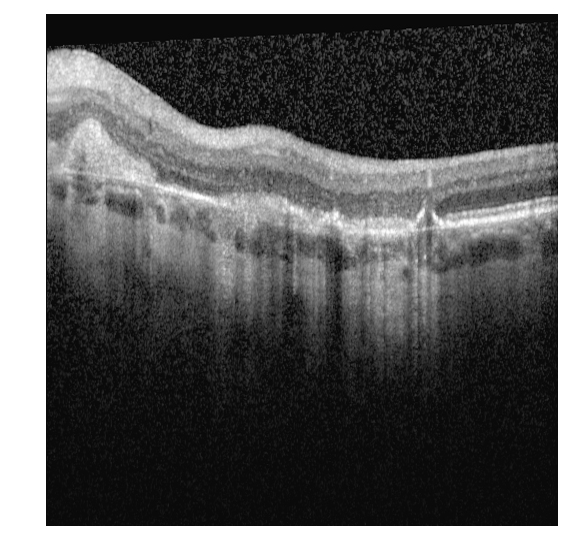
#> input picture assets/NoSRF/input_0_1.png, 569 x 560 px; its folder holds only this picture in this run
$ python -i SRF_Detection.py   (imports and definitions only)   (older library calls are emulated)
#> lines starting #> are read from the running program, lines starting #| are printed output that depends on the picture; after the words box and inside, x2 and y2 are one past the last pixel; in counts of white or black regions, pixels touching at a corner belong together
#> further down, picture is the input picture: shape (560, 569, 3); min 0, max 255, mean 94.4
# -*- coding: utf-8 -*-
"""
Created on Thu May 23 07:35:54 2019

@author: anyam
"""

import glob, os, numpy
import matplotlib.pyplot as plt
from PIL import Image, ImageChops
from skimage import filters
from skimage.color import rgb2gray
from skimage.draw import polygon
from skimage.measure import find_contours
from skimage.filters import threshold_yen, median
from skimage.io import imread
from skimage.feature import blob_doh
from skimage.restoration import (denoise_tv_chambolle, denoise_bilateral,
                                 denoise_wavelet, estimate_sigma)
from skimage.exposure import equalize_adapthist
from skimage import util

def create_bg1_mask(image):
    image_grey = rgb2gray(image)
    image_grey[image_grey >= 0.9] = 0
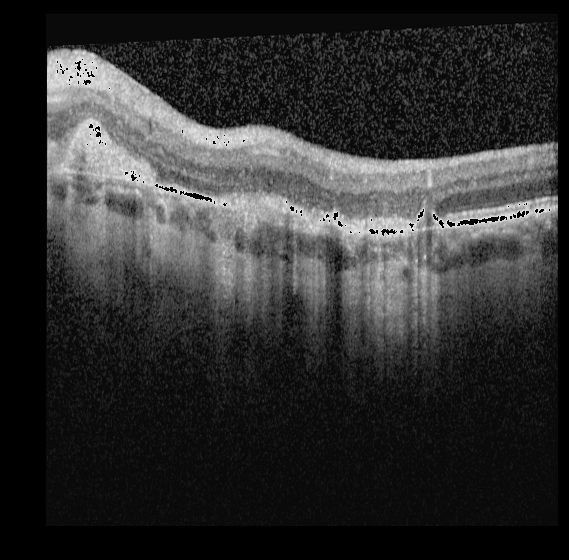
#> image_grey: shape (560, 569) float64; min 0, max 0.898, mean 0.19
    image_grey = equalize_adapthist(image_grey)
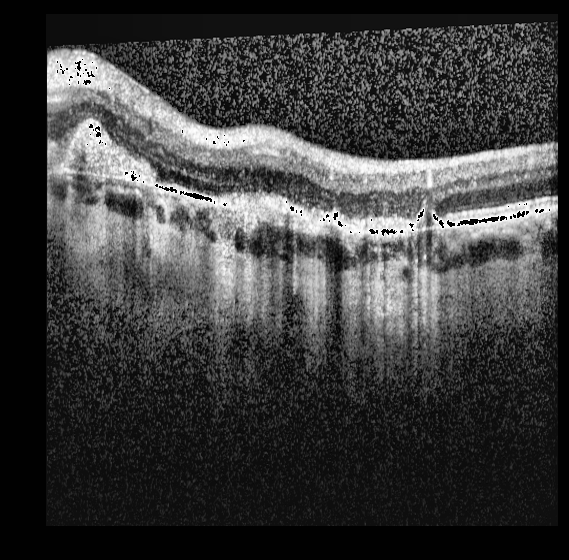
#> image_grey: shape (560, 569) float64; min 0, max 1, mean 0.241
    image_grey = median(image_grey)
    for i in range(1,5):
        image_denoised = denoise_bilateral(image_grey, sigma_spatial=2, multichannel=False)
#> this loop made 4 passes
#> pass 1, in create_bg1_mask, `image_denoised = denoise_bilateral(image_grey, sigma_spatial=2, multic..`:
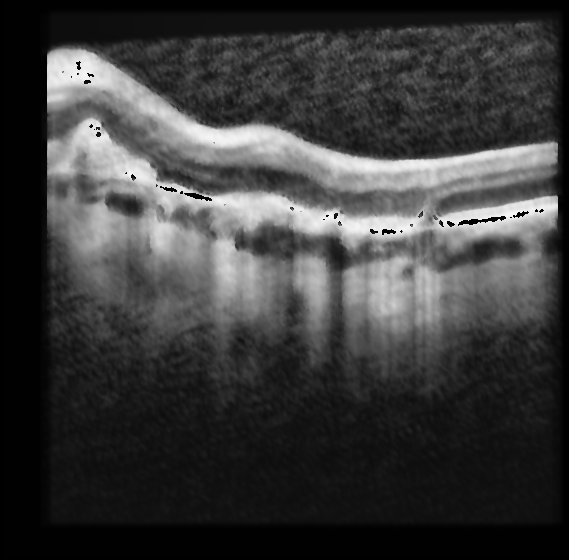
#> image_denoised: shape (560, 569) float64; min 0.000506, max 0.969, mean 0.236
    image_gaussian = filters.gaussian(image_denoised, 8)
    #image_gaussian = image_denoised
    image_gaussian[threshold_yen(image_gaussian) > image_gaussian] = 0
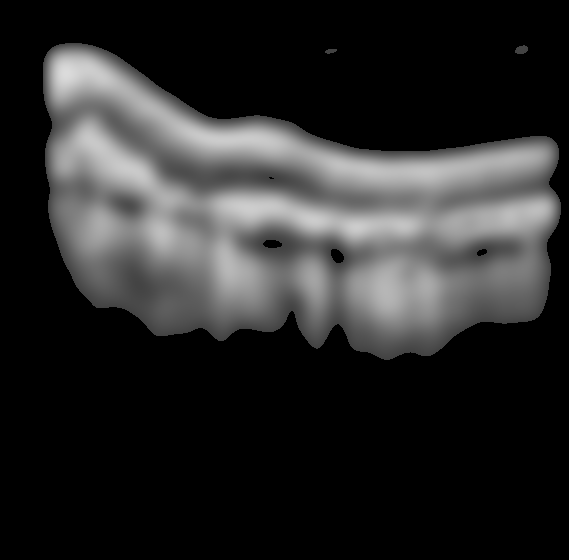
#> image_gaussian: shape (560, 569) float64; min 0, max 0.862, mean 0.169
    outer_masks = find_contours(image_gaussian, 0.01)
#> outer_masks = 7 point arrays, longest 1901 points
    mask = numpy.zeros_like(image_grey)

    for n, contour in enumerate(outer_masks):
        if len(contour) > 1000:
            x, y = polygon(contour[:, 0], contour[:, 1])
            mask[x, y] = 1
#> this loop made 7 passes
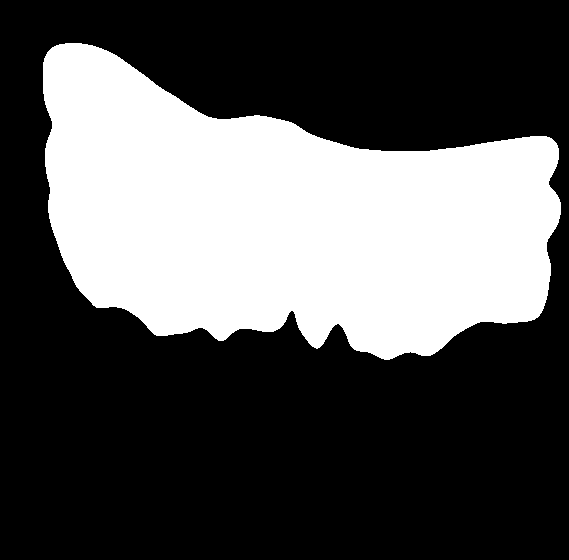
#> mask: shape (560, 569) float64; values 0 (black) and 1 (white), 33.5% white; 1 white region, box (x1, y1, x2, y2) and area: (43, 43, 561, 360) 106843
# [5 lines of commented-out code are left out]

    return mask

def crop_to_mask(image, mask):
    mask_pil = Image.fromarray(mask).convert('L')
    bg = Image.new(mask_pil.mode, mask_pil.size, mask_pil.getpixel((0, 0)))
#> bg: PIL image 569x560 L; every value is 0
    diff = ImageChops.difference(mask_pil, bg)
    bbox = diff.getbbox()
#> bbox = (43, 43, 561, 360)
    image = numpy.copy(image)
    image[mask == 0] = 1
    image_pil = Image.fromarray(image)
    return numpy.array(image_pil.crop(bbox)), bbox


def srf_detector(image):
    if_detected = False
    mask = create_bg1_mask(image)
    image_cropped_1, bbox = crop_to_mask(image, mask)
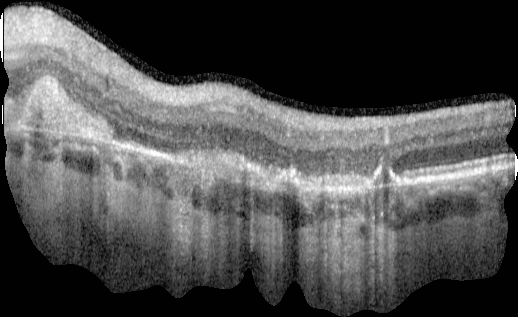
#> image_cropped_1: shape (317, 518, 3); min 0, max 255, mean 77.7
#> bbox = (43, 43, 561, 360)
    image_cropped = rgb2gray(image_cropped_1)
#    image_cropped = median(image_cropped)
#    for i in range(1,1):
#        image_cropped = denoise_bilateral(image_cropped, sigma_spatial=2, multichannel=False)
    image_cropped[image_cropped >= 0.9] = 1
#> image_cropped: shape (317, 518) float64; min 0, max 1, mean 0.305
    x_tot, y_tot = image_cropped.shape[0], image_cropped.shape[1]
#> x_tot = 317; y_tot = 518

    blobs_doh = blob_doh(image_cropped, max_sigma=50, threshold=.0045)
#> blobs_doh = 13 rows, first 8: [122, 1, 1], [1, 164, 44.56], [145, 4, 11.89], [176, 384, 6.44], [0, 83, 17.33], [208, 292, 22.78], [44, 0, 50], [127, 479, 50]

    plt.rcParams['image.cmap'] = 'gray'
    result = 'no SRF detected'
    fig, ax = plt.subplots(1, 1, figsize=(9, 3), sharex=True, sharey=True)
    for blob in blobs_doh:
        ax.set_title('Detected SRF in red')
        ax.imshow(image_cropped, cmap=plt.cm.gray, interpolation='nearest')
        y, x, r = blob
        c = plt.Circle((x, y), r, color='blue', linewidth=2, fill=False)
        ax.add_patch(c)
        p = True
        if (r >1) and (r <20) and (x > 30) and (x < y_tot-30) and (y > 50) and (y < x_tot -50):
            for i in range(-int(r)-3, int(r)+1+3):
                for j in range(-int(r)-3, int(r)+1+3):
                    if (mask[int(y)+bbox[1]+i, int(x)+bbox[0]+j]==0):
                       p = False
            if p:
                c = plt.Circle((x, y), r, color='red', linewidth=2, fill=False)
                ax.add_patch(c)
                result = 'SRF detected'
                if_detected = True
#> this loop made 13 passes
#> (y, x, r) on passes 1 to 12: (122, 1, 1), (1, 164, 44.56), (145, 4, 11.89), (176, 384, 6.44), (0, 83, 17.33), (208, 292, 22.78), (44, 0, 50), (127, 479, 50), (97, 217, 28.22), (164, 399, 11.89), (131, 119, 11.89), (161, 82, 22.78)
    print(result)
#| SRF detected
    plt.show()
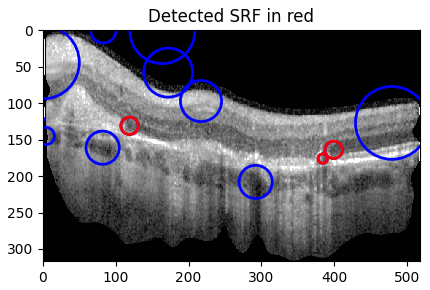
#> figure drawn by matplotlib, 1 panel
    return if_detected

results = numpy.empty(())
#images = glob.glob(os.path.join('./Train-Data/NoSRF', '*.png'))
images = glob.glob(os.path.join('./handout', '*.png'))
results = numpy.empty((len(images), 2), dtype=object)
i=0
# [10 lines not run here, left out]

>>> import cv2
>>> picture = cv2.cvtColor(cv2.imread('../assets/NoSRF/input_0_1.png'), cv2.COLOR_BGR2RGB)
>>> result = srf_detector(picture)
#> result = True

$ run again, on assets/NoSRF/input_10_1.png
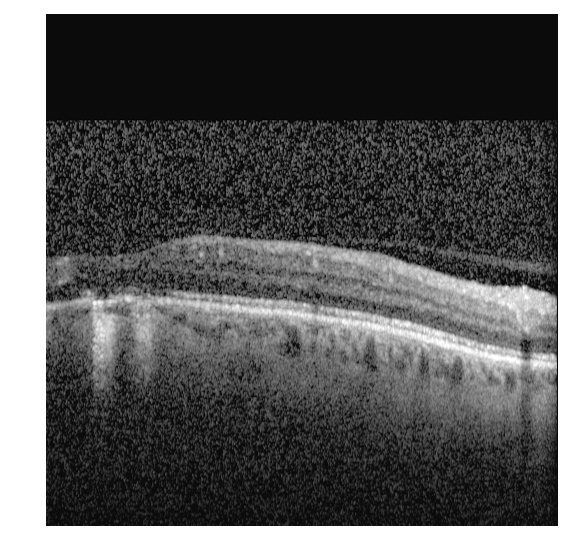
#> input picture assets/NoSRF/input_10_1.png, 569 x 560 px
#> picture is the input picture: shape (560, 569, 3); min 0, max 255, mean 92.9
#> outer_masks = 6 point arrays, longest 2729 points
#> the loop in create_bg1_mask, `for n, contour in enumerate(outer_masks):` made 6 passes
#> after the loop in create_bg1_mask, `for n, contour in enumerate(outer_masks):`:
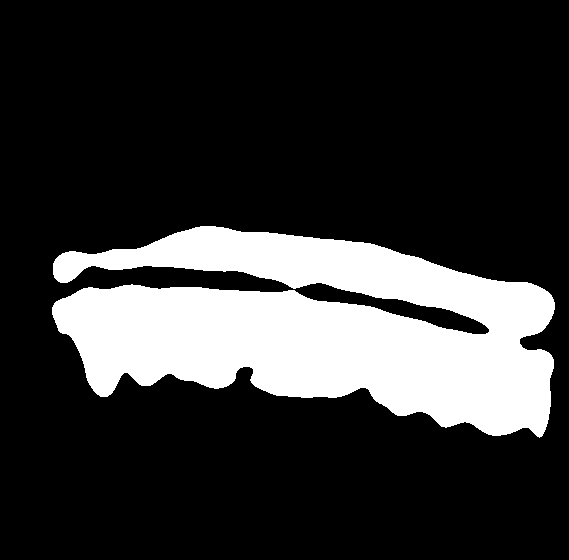
#> mask: shape (560, 569) float64; values 0 (black) and 1 (white), 20.7% white; 1 white region, box (x1, y1, x2, y2) and area: (52, 226, 555, 438) 65880
#> bg: PIL image 569x560 L; every value is 0
#> in crop_to_mask, `bbox = diff.getbbox()`: bbox = (52, 226, 555, 438)
#> blobs_doh = [[79, 476, 28.22], [66, 0, 11.89], [67, 270, 22.78], [108, 65, 50], [39, 0, 17.33], [150, 448, 50], [0, 195, 6.44], [0, 397, 50], [84, 391, 22.78], [76, 359, 1], [72, 345, 1], [73, 350, 1]]
#> the loop in srf_detector, `for blob in blobs_doh:` made 12 passes
#> in srf_detector, `plt.show()`:
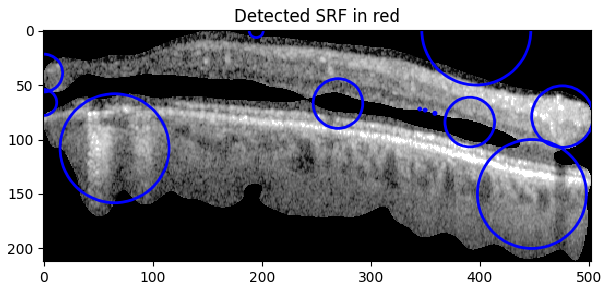
#> figure drawn by matplotlib, 1 panel
#> result = False

$ run again, on assets/NoSRF/input_12_1.png
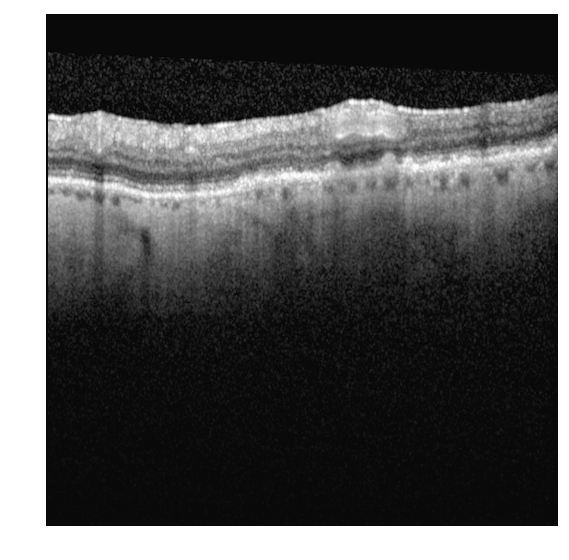
#> input picture assets/NoSRF/input_12_1.png, 569 x 560 px
#> picture is the input picture: shape (560, 569, 3); min 0, max 255, mean 85.7
#> outer_masks = 2 point arrays, longest 1671 points
#> the loop in create_bg1_mask, `for n, contour in enumerate(outer_masks):` made 2 passes
#> after the loop in create_bg1_mask, `for n, contour in enumerate(outer_masks):`:
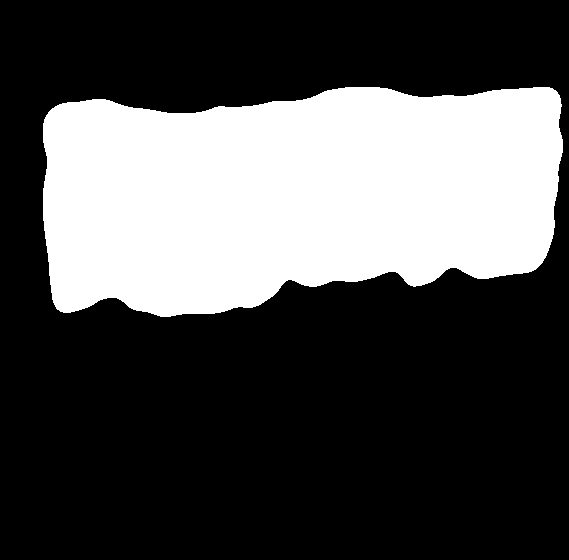
#> mask: shape (560, 569) float64; values 0 (black) and 1 (white), 31% white; 1 white region, box (x1, y1, x2, y2) and area: (43, 87, 563, 317) 98684
#> bg: PIL image 569x560 L; every value is 0
#> in crop_to_mask, `bbox = diff.getbbox()`: bbox = (43, 87, 563, 317)
#> blobs_doh = 20 rows, first 8: [150, 1, 1], [76, 0, 11.89], [103, 5, 6.44], [81, 54, 11.89], [75, 486, 50], [32, 331, 28.22], [3, 13, 22.78], [41, 56, 28.22]
#> the loop in srf_detector, `for blob in blobs_doh:` made 20 passes
#| SRF detected
#> in srf_detector, `plt.show()`:
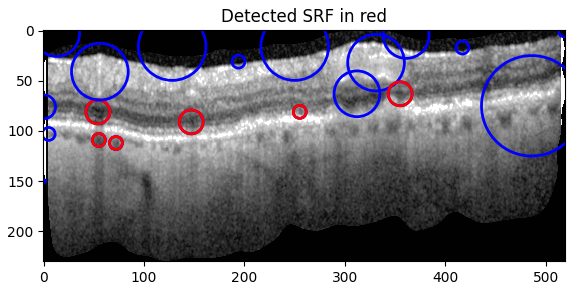
#> figure drawn by matplotlib, 1 panel
#> `result = srf_detector(picture)`: result = True

$ run again, on assets/NoSRF/input_14_1.png
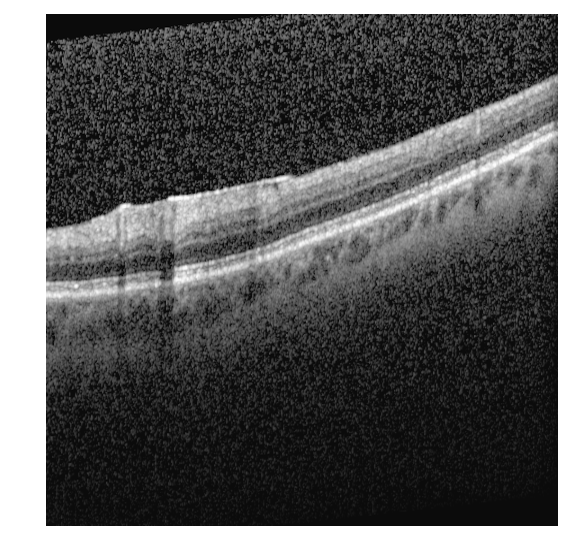
#> input picture assets/NoSRF/input_14_1.png, 569 x 560 px
#> picture is the input picture: shape (560, 569, 3); min 0, max 255, mean 93.9
#> outer_masks = 9 point arrays, longest 2785 points
#> the loop in create_bg1_mask, `for n, contour in enumerate(outer_masks):` made 9 passes
#> mask_pil: PIL image 569x560 L; values 0 (black) and 1 (white), 17% white; 1 white region, box (x1, y1, x2, y2) and area: (48, 79, 555, 335) 54227
#> bg: PIL image 569x560 L; every value is 0
#> in crop_to_mask, `bbox = diff.getbbox()`: bbox = (48, 79, 555, 335)
#> blobs_doh = 19 rows, first 8: [178, 112, 22.78], [203, 140, 28.22], [140, 135, 28.22], [142, 74, 28.22], [99, 0, 50], [93, 346, 1], [158, 185, 33.67], [113, 224, 28.22]
#> the loop in srf_detector, `for blob in blobs_doh:` made 19 passes
#> in srf_detector, `plt.show()`:
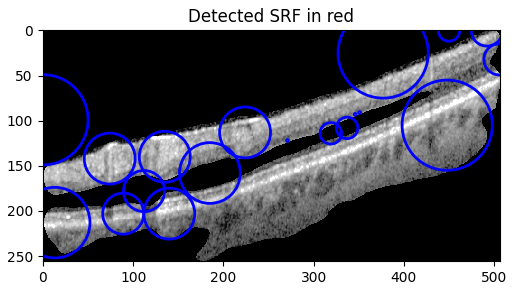
#> figure drawn by matplotlib, 1 panel
#> result = False
